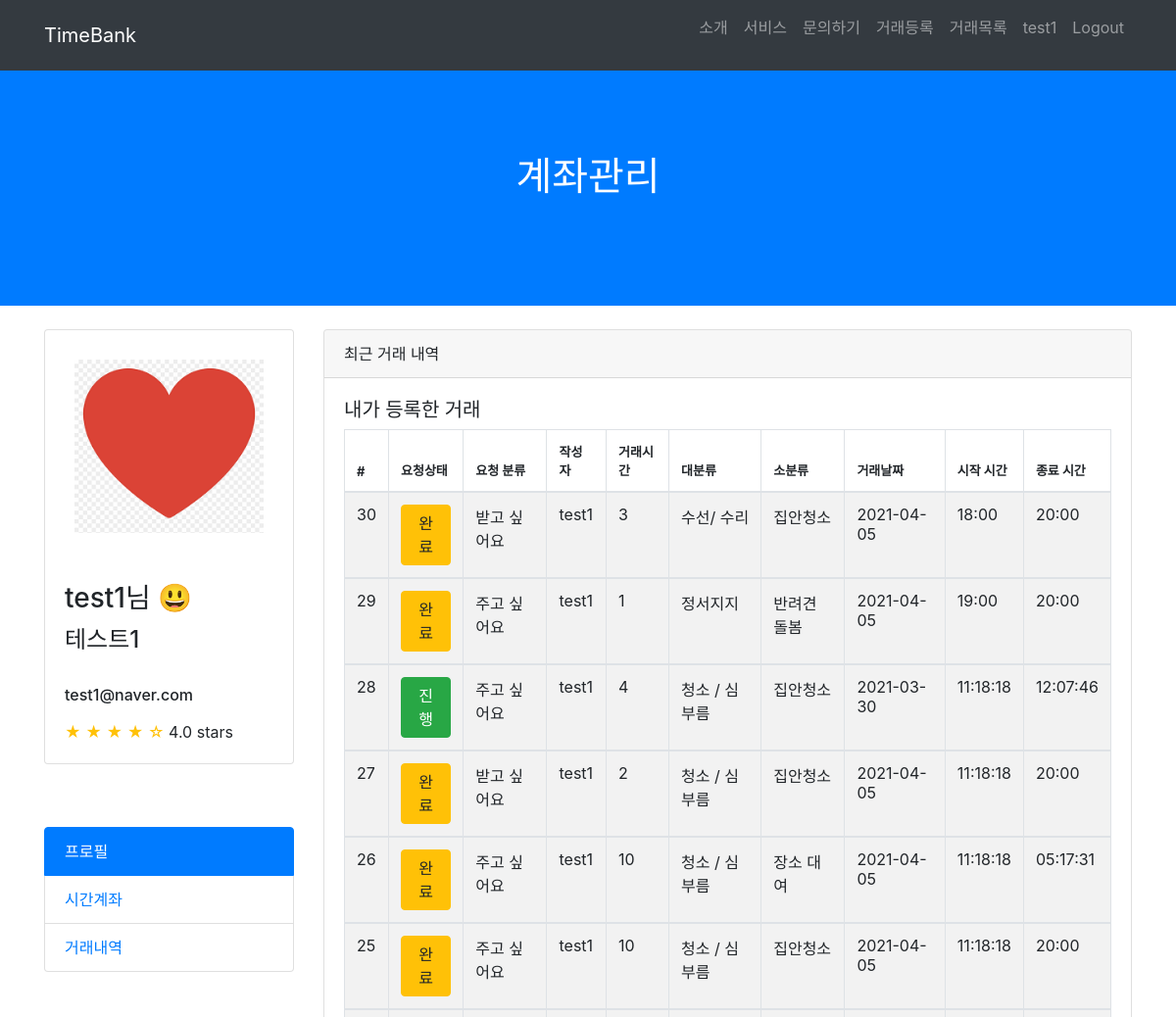
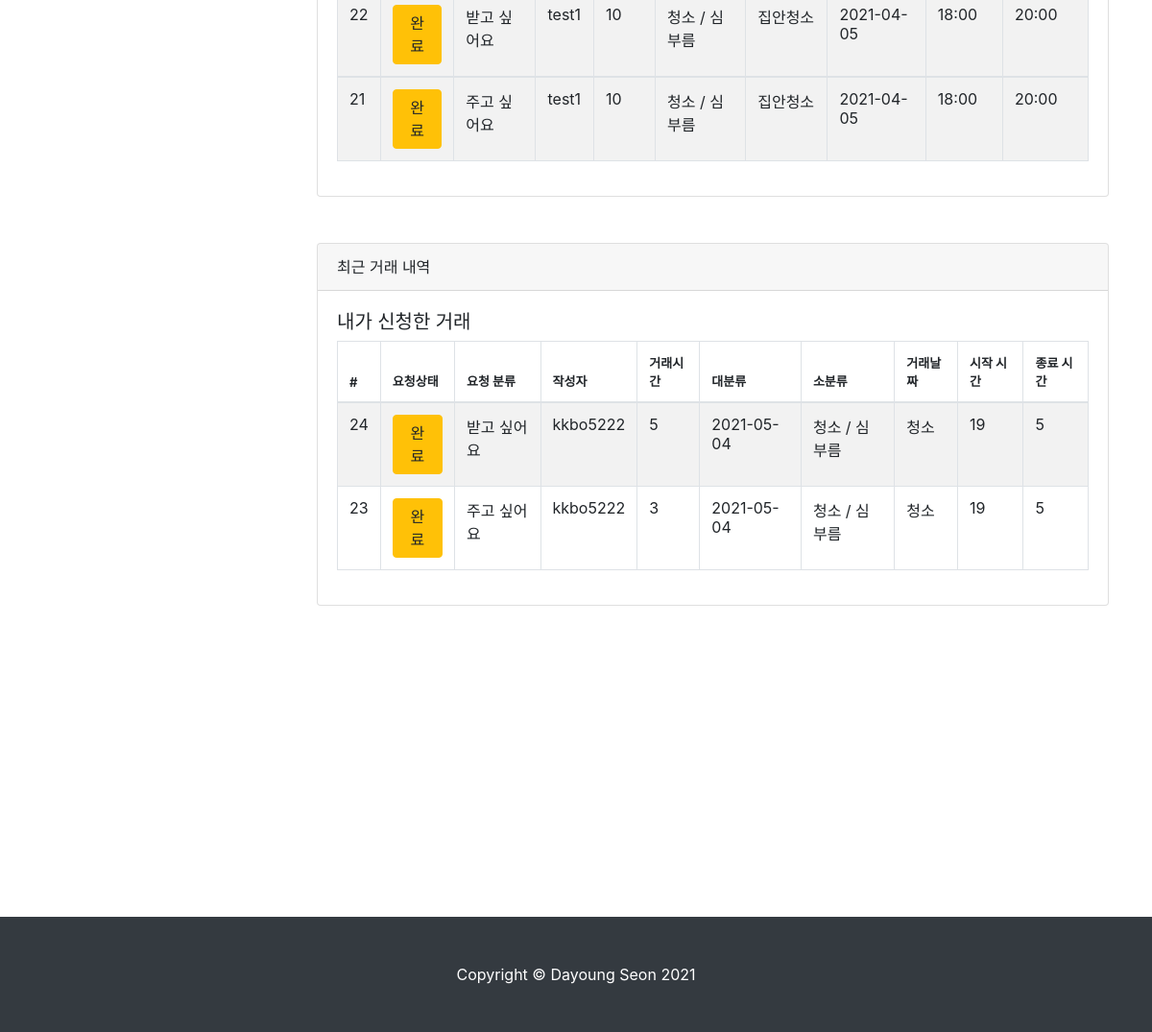
The app's page /account/account (signed in) with its own data (2 pictures, top to bottom).
### TimeBank_account/models.py (models this page shows)
class User(AbstractUser):
    username = models.CharField(max_length=64, verbose_name='사용자ID', unique=True)
    email = models.EmailField(max_length=128, verbose_name='E-mail')
    name = models.CharField(max_length=64, verbose_name='이름')
    password = models.CharField(max_length=100, verbose_name='비밀번호')
    contact = models.CharField(max_length=150, verbose_name='연락처')
    birth = models.CharField(max_length=150, verbose_name='생년월일')
    user_age = models.CharField(max_length=50, verbose_name='연령대')
    gender = models.CharField(max_length=10, verbose_name='성별')
    balance = models.IntegerField(verbose_name='잔액', default=0)
    registered_dtn = models.DateField(auto_now_add=True, verbose_name='가입일자')
    image = models.ImageField(upload_to="images/", blank=True)
    about = models.TextField(verbose_name="소개말", blank=True)
    object = CustomUserManager()
    def __str__(self):
        return self.username
    class Meta:
        db_table = 'TimeBank_user'

### TimeBank_app/models.py (models this page shows, shortened)
class Post(models.Model):
    date = models.CharField(max_length=140)
    start_time = models.CharField(max_length=140)
    end_time = models.CharField(max_length=140)
    service_choice = (('주고싶어요','주고싶어요'),('받고싶어요','받고싶어요'))
    service = models.CharField(max_length=50, choices=service_choice)
    location = models.CharField(max_length=140)
    main_list = (('청소 / 심부름','청소 / 심부름'),
     ('몸 가꾸기 / 치장하기','몸 가꾸기 / 치장하기'),
     ('수선/ 수리','수선/ 수리'),
     ('상담','상담'),
     ('이동','이동'),
     ('먹기','먹기'),
     ('교육 / 여가생활','교육 / 여가생활'),
     ('정서지지','정서지지'),
     ('돌봄','돌봄'),
     ('식물 가꾸기','식물 가꾸기'),
     ('모임 장소 대여','모임 장소 대여'),
     ('의사소통','의사소통'),
     ('건강관리','건강관리'),
     ('기타','기타'),
     )
    mainwork = models.CharField(max_length=100, choices=main_list, null=True)
    subwork = models.CharField(max_length=200, verbose_name='세부 목록', default='')
    content = models.TextField(verbose_name='내용')
    created_at = models.DateTimeField(auto_now_add=True, verbose_name='등록시간')
    tok = models.IntegerField(default=1, verbose_name='거래톡')
    author = models.ForeignKey('TimeBank_account.User', on_delete=models.CASCADE, verbose_name='작성자')
    status_list = (('대기','대기'),('진행','진행'),('완료','완료'),('중단','중단'))
    status = models.CharField(max_length=50, choices=status_list, default='대기')
    respond_list = (('요청대기','요청대기'),('요청승인', '요청승인'),('요청거절','요청거절'))
    respond = models.CharField(max_length=50, choices=respond_list, verbose_name='승인상태', default='요청대기')
    applicants = models.CharField(max_length=140, verbose_name='신청자', null=True)
    giver = models.CharField(max_length=140, verbose_name='주는사람', null=True)
    taker = models.CharField(max_length=140, verbose_name='받는사람', null=True)
    account = models.ForeignKey('TimeBank_account.Account', related_name='Post', null=True, on_delete=models.CASCADE)
    account_no_to = models.CharField(max_length=20, verbose_name='받는사람 계좌번호')
    account_no_from = models.CharField(max_length=20, verbose_name='주는사람 계좌번호')
    class Meta:
        ordering = ['-created_at']

### TimeBank_account/views.py (the view)
# urls.py: path('account', views.account_history, name="account"),
def account_history(request):
    posts = Post.objects.all()
    my_posts = posts.filter(author = request.user)
    regsiter_posts = posts.filter(applicants = request.user)
    return render(request, "account.html", {'my_posts': my_posts, 'regsiter_posts': regsiter_posts})

### TimeBank_account/templates/account.html (shortened to what this page needs)
{% load static %}
<html lang="en">
<head>
  <link href="{% static 'vendor/bootstrap/css/bootstrap.min.css' %}" rel="stylesheet">
  <link href="{% static 'css/scrolling-nav.css' %}" rel="stylesheet">
</head>
<body id="page-top">
 <nav class="navbar navbar-expand-lg navbar-dark bg-dark fixed-top" id="mainNav">
  <div class="container">
    <a class="navbar-brand js-scroll-trigger" href="{% url 'index' %}">TimeBank</a>
    <div class="collapse navbar-collapse" id="navbarResponsive">
      <ul class="navbar-nav ml-auto">
        <li class="nav-item">
          <a class="nav-link js-scroll-trigger" href="{% url 'index' %}">소개</a>
        </li>
        <li class="nav-item">
          <a class="nav-link js-scroll-trigger" href="{% url 'index' %}">서비스</a>
        </li>
        <li class="nav-item">
          <a class="nav-link js-scroll-trigger" href="{% url 'index' %}">문의하기</a>
        </li>
        <li class="nav-item">
          <a class="nav-link js-scroll-trigger" href="{% url 'new_post' %}">거래등록</a>
        </li>
      <li class="nav-item">
        <a class="nav-link js-scroll-trigger" href="{% url 'post_list' %}">거래목록</a>
      </li>
        {% if user.is_authenticated %}
        <li class="nav-item">
          <a class="nav-link js-scroll-trigger" href="{% url 'profile' user.username %}">{{ user.get_username }}</a>
        </li>
        <li class="nav-item">
          <form action="{% url 'logout' %}" method="POST">
            <input type="submit" class="nav-link logout" href="{% url 'logout' %}" value="Logout" style="border: none; background: transparent;">
          </form>
        </li>
        {% endif %}
      </ul>
    </div>
  </div>
</nav>
  <header class="bg-primary text-white">
    <div class="container text-center">
      <h1>계좌관리</h1>
    </div>
  </header>
 <div class="container">
  <div class="row">
    <div class="col-lg-3">
      <div class="card mt-4">
        {% if user.image %}
        <img class="card-img-top img-fluid" src="{{ user.image.url }}" alt="user" style="padding: 30px;">
        {% else %}
        <img class="card-img-top img-fluid" src="/static/img/user.png" alt="user" style="padding: 30px;">
        {% endif %}
        <div class="card-body">
          <h3 class="card-title">{{ user.get_username }}님 😃</h3>
          <h4>{{ user.name }}</h4><br>
          <h6>{{ user.email }}</h6>
          <span class="text-warning">&#9733; &#9733; &#9733; &#9733; &#9734;</span>
          4.0 stars
        </div>
      </div>
      <p><br><br></p>
      <div class="list-group">
        <a href="{% url 'profile' user.username %}" class="list-group-item active">프로필</a>
        <a href="{% url 'balance' %}" class="list-group-item">시간계좌</a>
        <a href="{% url 'account' %}" class="list-group-item">거래내역</a>
      </div>
    </div>
    <div class="col-lg-9">
      <div class="card card-outline-secondary my-4">
        <div class="card-header">
          최근 거래 내역
        </div>
        <div class="card-body">
          <h5>내가 등록한 거래</h5>
          <table id="example" class="table table-striped table-bordered" style="width:100%">
            <thead>
              <tr>
                <th style="font-size: 13px;">#</th>
                  <th style="font-size: 13px;">요청상태</th>
                  <th style="font-size: 13px;">요청 분류</th>
                  <th style="font-size: 13px;">작성자</th>
                  <th style="font-size: 13px;">거래시간</th>
                  <th style="font-size: 13px;">대분류</th>
                  <th style="font-size: 13px;">소분류</th>
                  <th style="font-size: 13px;">거래날짜</th>
                  <th style="font-size: 13px;">시작 시간</th>
                  <th style="font-size: 13px;">종료 시간</th>
            </tr>
            </thead>
            <tbody>
              {% for my_post in my_posts %}
                <tr>
                  <td>{{ my_post.id }}</td>
                  {% if my_post.status == "대기" %}
                    <td><a href="{% url 'my_post_detail' my_post.id %}" class="btn btn-primary">{{ my_post.status}}</a></td>
                  {% elif my_post.status == "진행" %}
                    <td><a href="{% url 'my_post_detail' my_post.id %}" class="btn btn-success">{{ my_post.status}}</a></td>
                  {% elif my_post.status == "완료" %}
                    <td><a href="{% url 'my_post_detail' my_post.id %}" class="btn btn-warning">{{ my_post.status}}</a></td>
                  {% elif my_post.status == "중단" %}
                    <td><a href="{% url 'my_post_detail' my_post.id %}" class="btn btn-secondary">{{ my_post.status}}</a></td>
                  {% endif %}
                  <td>{{ my_post.service }}</td>
                  <td>{{ my_post.author }}</td>
                  <td>{{ my_post.tok }}</td>
                  <td>{{ my_post.mainwork }}</td>
                  <td>{{ my_post.subwork }}</td>
                  <td>{{ my_post.date }}</td>
                  <td>{{ my_post.start_time }}</td>
                  <td>{{ my_post.end_time }}</td>
                </tr>
            </tbody>
            {% endfor %}
          </table>
        </div>
      </div>
    </div>
    <div class="container">
      <div class="row">
        <div class="col-lg-3">
        </div>
    <div class="col-lg-9">
      <div class="card card-outline-secondary my-4">
        <div class="card-header">
          최근 거래 내역
        </div>
        <div class="card-body">
          <h5>내가 신청한 거래</h5>
          <table id="example" class="table table-striped table-bordered" style="width:100%">
            <thead>
                <tr>
                  <th style="font-size: 13px;">#</th>
                  <th style="font-size: 13px;">요청상태</th>
                  <th style="font-size: 13px;">요청 분류</th>
                  <th style="font-size: 13px;">작성자</th>
                  <th style="font-size: 13px;">거래시간</th>
                  <th style="font-size: 13px;">대분류</th>
                  <th style="font-size: 13px;">소분류</th>
                  <th style="font-size: 13px;">거래날짜</th>
                  <th style="font-size: 13px;">시작 시간</th>
                  <th style="font-size: 13px;">종료 시간</th>
                </tr>
            </thead>
            {% for regsiter_post in regsiter_posts %}
                <tr>
                  <td>{{ regsiter_post.id }}</td>
                  {% if regsiter_post.status == "대기" %}
                    <td><a href="{% url 'my_register_detail' regsiter_post.id %}" class="btn btn-primary">{{ regsiter_post.status}}</a></td>
                  {% elif regsiter_post.status == "진행" %}
                    <td><a href="{% url 'my_register_detail' regsiter_post.id %}" class="btn btn-success">{{ regsiter_post.status}}</a></td>
                  {% elif regsiter_post.status == "완료" %}
                    <td><a href="{% url 'my_register_detail' regsiter_post.id %}" class="btn btn-warning">{{ regsiter_post.status}}</a></td>
                  {% elif regsiter_post.status == "중단" %}
                    <td><a href="{% url 'my_register_detail' regsiter_post.id %}" class="btn btn-secondary">{{ regsiter_post.status}}</a></td>
                  {% endif %}
                    <td>{{ regsiter_post.service }}</td>
                    <td>{{ regsiter_post.author }}</td>
                    <td>{{ regsiter_post.tok }}</td>
                    <td>{{ regsiter_post.date }}</td>
                    <td>{{ regsiter_post.mainwork }}</td>
                    <td>{{ regsiter_post.subwork }}</td>
                    <td>{{ regsiter_post.start_time }}</td>
                    <td>{{ regsiter_post.end_time }}</td>
                </tr>
                {% endfor %}
          </table>
        </div>
      </div>
    </div>
</div>
  </div>
</div>
</div>
<section id="about">
</section>
  <footer class="py-5 bg-dark">
    <div class="container">
      <p class="m-0 text-center text-white">Copyright &copy; Dayoung Seon 2021</p>
    </div>
  </footer>
</body>

### TimeBank_account/static/css/scrolling-nav.css (style rules this page uses)
header { padding: 156px 0 100px; }
section { padding: 150px 0; }

### records on screen
User: get_username "test1", image (picture), name "테스트1", email "test1@naver.com"
Post: id "30", status "완료", service "받고 싶어요", author "test1", tok "3", mainwork "수선/ 수리", subwork "집안청소", date "2021-04-05", start_time "18:00", end_time "20:00"
Post: id "29", status "완료", service "주고 싶어요", author "test1", tok "1", mainwork "정서지지", subwork "반려견 돌봄", date "2021-04-05", start_time "19:00", end_time "20:00"
Post: id "28", status "진행", service "주고 싶어요", author "test1", tok "4", mainwork "청소 / 심부름", subwork "집안청소", date "2021-03-30", start_time "11:18:18", end_time "12:07:46"
Post: id "27", status "완료", service "받고 싶어요", author "test1", tok "2", mainwork "청소 / 심부름", subwork "집안청소", date "2021-04-05", start_time "11:18:18", end_time "20:00"
Post: id "26", status "완료", service "주고 싶어요", author "test1", tok "10", mainwork "청소 / 심부름", subwork "장소 대여", date "2021-04-05", start_time "11:18:18", end_time "05:17:31"
Post: id "25", status "완료", service "주고 싶어요", author "test1", tok "10", mainwork "청소 / 심부름", subwork "집안청소", date "2021-04-05", start_time "11:18:18", end_time "20:00"
Post: id "22", status "완료", service "받고 싶어요", author "test1", tok "10", mainwork "청소 / 심부름", subwork "집안청소", date "2021-04-05", start_time "18:00", end_time "20:00"
Post: id "21", status "완료", service "주고 싶어요", author "test1", tok "10", mainwork "청소 / 심부름", subwork "집안청소", date "2021-04-05", start_time "18:00", end_time "20:00"
Post: id "24", status "완료", service "받고 싶어요", author "kkbo5222", tok "5", date "2021-05-04", mainwork "청소 / 심부름", subwork "청소", start_time "19", end_time "5"
Post: id "23", status "완료", service "주고 싶어요", author "kkbo5222", tok "3", date "2021-05-04", mainwork "청소 / 심부름", subwork "청소", start_time "19", end_time "5"
